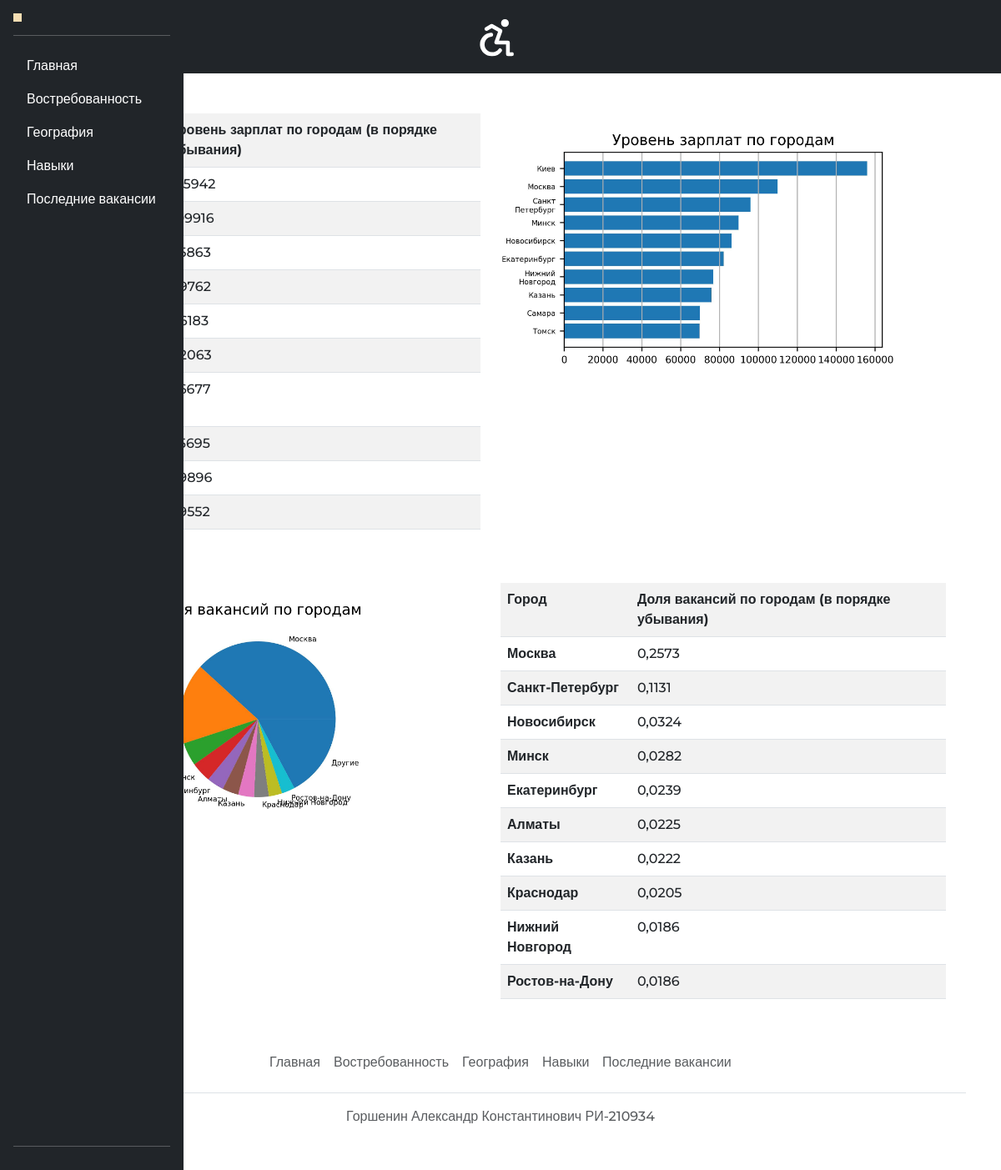
/geography, run on the app's committed database.
### main/models.py (models this page shows)
class ByCityStatistic(models.Model):
    city_salary = models.CharField('Город (для зарплат)', max_length=100)
    salary = models.IntegerField('Уровень зарплат по городам')
    city_part = models.CharField('Город (для доли вакансий)', max_length=100)
    part = models.DecimalField('Доля вакансий по городам', max_digits=4, decimal_places=4)

class Images(models.Model):
    year_salary = models.FileField('Динамика уровня зарплат по годам')
    year_count = models.FileField('Динамика количества вакансий по годам')
    city_salary = models.FileField('Динамика зарплат по городам')
    city_part = models.FileField('Доля ваканский по городам')
    year_skills = models.FileField('Топ-10 навыков по годам')

### main/views.py (the view)
# urls.py: path('geography', views.geography, name='geography'),
def geography(req):
    data = ByCityStatistic.objects.all()
    images = Images.objects.get()
    return render(req, 'main/geography.html', {'data': data, 'images': images})

### main/templates/main/geography.html (shortened to what this page needs)
{% extends 'main/base.html' %}
{% block content %}
    <div class="row mt-5">
        <div class="row row-cols-2 justify-content-between">
            <div class="col">
                <table class="table table-striped">
                    <tr>
                        <th>Город</th>
                        <th>Уровень зарплат по городам (в порядке убывания)</th>
                    </tr>
                    {% for row in data %}
                        <tr>
                            <th>{{ row.city_salary }}</th>
                            <td>{{ row.salary }}</td>
                        </tr>
                    {% endfor %}
                </table>
            </div>
            <div class="col">
                <img src="{{images.city_salary.url}}" style="width:100%">
            </div>
        </div>
        <div class="row row-cols-2 mt-5">
            <div class="col order-5">
                <table class="table table-striped">
                    <tr>
                        <th>Город</th>
                        <th>Доля вакансий по городам (в порядке убывания)</th>
                    </tr>
                    {% for row in data %}
                        <tr>
                            <th>{{ row.city_part }}</th>
                            <td>{{ row.part }}</td>
                        </tr>
                    {% endfor %}
                </table>
            </div>
            <div class="col">
                <img src="{{images.city_part.url}}" style="width:100%">
            </div>
        </div>
    </div>
{% endblock %}

### main/static/main/css/style.css (style rules this page uses)
body { font-family: 'Montserrat', sans-serif; font-weight: 500; }

### data on the page
ByCityStatistic: salary "155942", city_part "Москва", part "0,2573"
ByCityStatistic: salary "109916", city_part "Санкт-Петербург", part "0,1131"
ByCityStatistic: salary "95863", city_part "Новосибирск", part "0,0324"
ByCityStatistic: salary "89762", city_part "Минск", part "0,0282"
ByCityStatistic: salary "86183", city_part "Екатеринбург", part "0,0239"
ByCityStatistic: salary "82063", city_part "Алматы", part "0,0225"
ByCityStatistic: salary "76677", city_part "Казань", part "0,0222"
ByCityStatistic: salary "75695", city_part "Краснодар", part "0,0205"
ByCityStatistic: salary "69896", city_part "Нижний Новгород", part "0,0186"
ByCityStatistic: salary "69552", city_part "Ростов-на-Дону", part "0,0186"
Images: city_salary (picture), city_part (picture)
